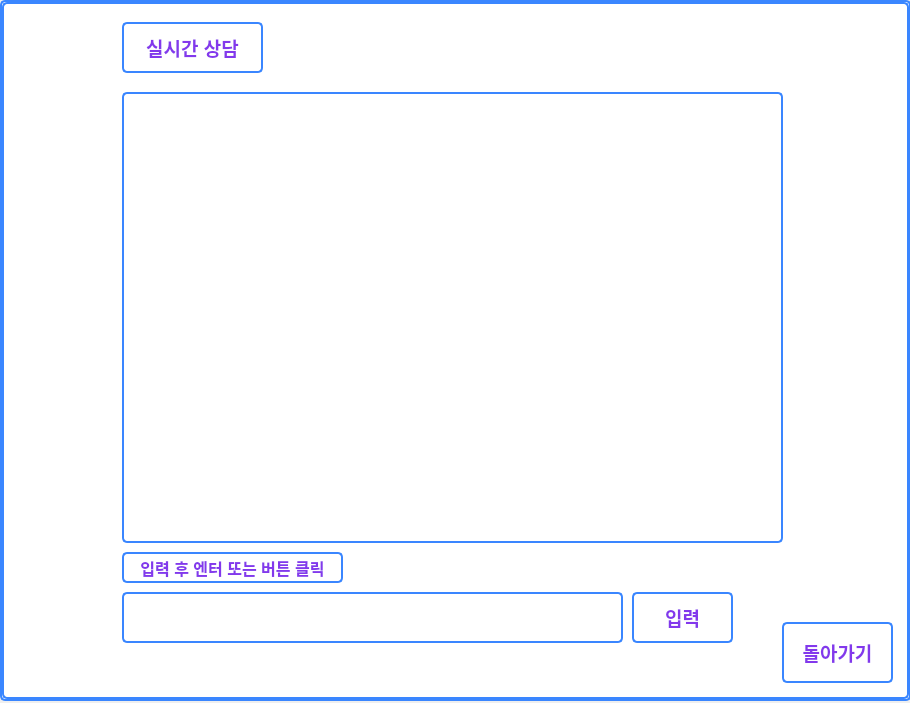
<?xml version="1.0" encoding="UTF-8"?>
<ui version="4.0">
 <class>MainWindow</class>
 <widget class="QMainWindow" name="MainWindow">
  <property name="geometry">
   <rect>
    <x>0</x>
    <y>0</y>
    <width>910</width>
    <height>703</height>
   </rect>
  </property>
  <property name="windowTitle">
   <string>MainWindow</string>
  </property>
  <widget class="QWidget" name="centralwidget">
   <widget class="QStackedWidget" name="stackedWidget">
    <property name="geometry">
     <rect>
      <x>0</x>
      <y>0</y>
      <width>911</width>
      <height>701</height>
     </rect>
    </property>
    <property name="styleSheet">
     <string notr="true">color: rgb(131, 56, 236);
	background-color: white;
	border: 2px solid rgb(58, 134, 255);
	border-radius: 5px;</string>
    </property>
    <property name="currentIndex">
     <number>4</number>
    </property>
    <widget class="QWidget" name="page">
     <widget class="QLabel" name="label">
      <property name="geometry">
       <rect>
        <x>380</x>
        <y>60</y>
        <width>151</width>
        <height>81</height>
       </rect>
      </property>
      <property name="font">
       <font>
        <pointsize>15</pointsize>
        <weight>75</weight>
        <bold>true</bold>
       </font>
      </property>
      <property name="styleSheet">
       <string notr="true">color: rgb(58, 134, 255);
	background-color: white;
	border: 2px solid rgb(58, 134, 255);
	border-radius: 5px;</string>
      </property>
      <property name="frameShape">
       <enum>QFrame::Panel</enum>
      </property>
      <property name="frameShadow">
       <enum>QFrame::Sunken</enum>
      </property>
      <property name="text">
       <string>항목 선택</string>
      </property>
      <property name="alignment">
       <set>Qt::AlignCenter</set>
      </property>
     </widget>
     <widget class="QPushButton" name="study_button">
      <property name="geometry">
       <rect>
        <x>80</x>
        <y>300</y>
        <width>141</width>
        <height>131</height>
       </rect>
      </property>
      <property name="font">
       <font>
        <pointsize>13</pointsize>
        <weight>75</weight>
        <bold>true</bold>
       </font>
      </property>
      <property name="styleSheet">
       <string notr="true">color: white;
	background-color: qlineargradient(spread:pad, x1:0, y1:0, x2:0.857143, y2:0.857955, stop:0 rgba(10, 242, 251, 255), stop:1 rgba(224, 6, 159, 255));
	border-radius: 20px;</string>
      </property>
      <property name="text">
       <string>학생관리</string>
      </property>
     </widget>
     <widget class="QPushButton" name="quiz_button">
      <property name="geometry">
       <rect>
        <x>290</x>
        <y>300</y>
        <width>141</width>
        <height>131</height>
       </rect>
      </property>
      <property name="font">
       <font>
        <pointsize>13</pointsize>
        <weight>75</weight>
        <bold>true</bold>
       </font>
      </property>
      <property name="styleSheet">
       <string notr="true">color: white;
	background-color:qlineargradient(spread:reflect, x1:0.5, y1:0.5, x2:1, y2:0.5, stop:0 rgba(255, 199, 0, 255), stop:1 rgba(192, 5, 67, 255));
	border-radius: 20px;</string>
      </property>
      <property name="text">
       <string>QUIZ
제출</string>
      </property>
     </widget>
     <widget class="QPushButton" name="chatroom_button">
      <property name="geometry">
       <rect>
        <x>700</x>
        <y>300</y>
        <width>131</width>
        <height>131</height>
       </rect>
      </property>
      <property name="font">
       <font>
        <pointsize>13</pointsize>
        <weight>75</weight>
        <bold>true</bold>
       </font>
      </property>
      <property name="styleSheet">
       <string notr="true">color: white;
background-color: QLinearGradient( x1: 0, y1: 0, x2: 0, y2: 1, stop: 0 #88d, stop: 0.1 #99e, stop: 0.49 #77c, stop: 0.5 #66b, stop: 1 #77c);


border-style: solid;
border-radius: 20;


</string>
      </property>
      <property name="text">
       <string>학생상담</string>
      </property>
     </widget>
     <widget class="QPushButton" name="question_button">
      <property name="geometry">
       <rect>
        <x>500</x>
        <y>300</y>
        <width>141</width>
        <height>131</height>
       </rect>
      </property>
      <property name="font">
       <font>
        <pointsize>13</pointsize>
        <weight>75</weight>
        <bold>true</bold>
       </font>
      </property>
      <property name="styleSheet">
       <string notr="true">color: white;
	background-color: qlineargradient(spread:pad, x1:0, y1:0, x2:1, y2:1, stop:0 rgba(255, 190, 11, 255), stop:1 rgba(251, 86, 7, 255));
	border-radius: 20px;</string>
      </property>
      <property name="text">
       <string>Q n A</string>
      </property>
     </widget>
    </widget>
    <widget class="QWidget" name="page_2">
     <widget class="QTableWidget" name="study_widget">
      <property name="geometry">
       <rect>
        <x>90</x>
        <y>90</y>
        <width>711</width>
        <height>481</height>
       </rect>
      </property>
      <property name="styleSheet">
       <string notr="true"/>
      </property>
      <column>
       <property name="text">
        <string>공룡명</string>
       </property>
      </column>
      <column>
       <property name="text">
        <string>생존시기</string>
       </property>
      </column>
      <column>
       <property name="text">
        <string>크기</string>
       </property>
      </column>
      <column>
       <property name="text">
        <string>체중</string>
       </property>
      </column>
      <column>
       <property name="text">
        <string>발견한 대륙</string>
       </property>
      </column>
      <column>
       <property name="text">
        <string>발견 상세지역</string>
       </property>
      </column>
      <column>
       <property name="text">
        <string>특징</string>
       </property>
      </column>
     </widget>
     <widget class="QLabel" name="label_2">
      <property name="geometry">
       <rect>
        <x>90</x>
        <y>20</y>
        <width>111</width>
        <height>51</height>
       </rect>
      </property>
      <property name="font">
       <font>
        <pointsize>14</pointsize>
        <weight>75</weight>
        <bold>true</bold>
       </font>
      </property>
      <property name="text">
       <string>학생관리</string>
      </property>
      <property name="alignment">
       <set>Qt::AlignCenter</set>
      </property>
     </widget>
     <widget class="QPushButton" name="back_button">
      <property name="geometry">
       <rect>
        <x>780</x>
        <y>620</y>
        <width>111</width>
        <height>61</height>
       </rect>
      </property>
      <property name="font">
       <font>
        <pointsize>14</pointsize>
        <weight>75</weight>
        <bold>true</bold>
       </font>
      </property>
      <property name="text">
       <string>돌아가기</string>
      </property>
     </widget>
    </widget>
    <widget class="QWidget" name="page_3">
     <widget class="QTextBrowser" name="quiz_browser">
      <property name="geometry">
       <rect>
        <x>120</x>
        <y>90</y>
        <width>661</width>
        <height>451</height>
       </rect>
      </property>
      <property name="font">
       <font>
        <pointsize>14</pointsize>
        <weight>75</weight>
        <bold>true</bold>
       </font>
      </property>
     </widget>
     <widget class="QPushButton" name="back_button_2">
      <property name="geometry">
       <rect>
        <x>780</x>
        <y>620</y>
        <width>111</width>
        <height>61</height>
       </rect>
      </property>
      <property name="font">
       <font>
        <pointsize>14</pointsize>
        <weight>75</weight>
        <bold>true</bold>
       </font>
      </property>
      <property name="text">
       <string>돌아가기</string>
      </property>
     </widget>
     <widget class="QLabel" name="label_3">
      <property name="geometry">
       <rect>
        <x>120</x>
        <y>20</y>
        <width>111</width>
        <height>51</height>
       </rect>
      </property>
      <property name="font">
       <font>
        <pointsize>14</pointsize>
        <weight>75</weight>
        <bold>true</bold>
       </font>
      </property>
      <property name="text">
       <string>QUIZ</string>
      </property>
      <property name="alignment">
       <set>Qt::AlignCenter</set>
      </property>
     </widget>
     <widget class="QLineEdit" name="quiz_line">
      <property name="geometry">
       <rect>
        <x>120</x>
        <y>590</y>
        <width>501</width>
        <height>51</height>
       </rect>
      </property>
      <property name="font">
       <font>
        <pointsize>14</pointsize>
        <weight>75</weight>
        <bold>true</bold>
       </font>
      </property>
     </widget>
     <widget class="QLabel" name="label_4">
      <property name="geometry">
       <rect>
        <x>120</x>
        <y>550</y>
        <width>221</width>
        <height>31</height>
       </rect>
      </property>
      <property name="font">
       <font>
        <pointsize>12</pointsize>
        <weight>75</weight>
        <bold>true</bold>
       </font>
      </property>
      <property name="text">
       <string>입력 후 버튼 클릭 또는 엔터</string>
      </property>
      <property name="alignment">
       <set>Qt::AlignCenter</set>
      </property>
     </widget>
     <widget class="QPushButton" name="pushButton">
      <property name="geometry">
       <rect>
        <x>630</x>
        <y>590</y>
        <width>101</width>
        <height>51</height>
       </rect>
      </property>
      <property name="font">
       <font>
        <pointsize>14</pointsize>
        <weight>75</weight>
        <bold>true</bold>
       </font>
      </property>
      <property name="styleSheet">
       <string notr="true"/>
      </property>
      <property name="text">
       <string>입력</string>
      </property>
     </widget>
    </widget>
    <widget class="QWidget" name="page_4">
     <widget class="QPushButton" name="back_button_3">
      <property name="geometry">
       <rect>
        <x>780</x>
        <y>620</y>
        <width>111</width>
        <height>61</height>
       </rect>
      </property>
      <property name="font">
       <font>
        <pointsize>14</pointsize>
        <weight>75</weight>
        <bold>true</bold>
       </font>
      </property>
      <property name="text">
       <string>돌아가기</string>
      </property>
     </widget>
     <widget class="QLabel" name="label_5">
      <property name="geometry">
       <rect>
        <x>120</x>
        <y>20</y>
        <width>141</width>
        <height>51</height>
       </rect>
      </property>
      <property name="font">
       <font>
        <pointsize>14</pointsize>
        <weight>75</weight>
        <bold>true</bold>
       </font>
      </property>
      <property name="text">
       <string>Q n A</string>
      </property>
      <property name="alignment">
       <set>Qt::AlignCenter</set>
      </property>
     </widget>
     <widget class="QTextBrowser" name="qna_browser">
      <property name="geometry">
       <rect>
        <x>120</x>
        <y>90</y>
        <width>661</width>
        <height>451</height>
       </rect>
      </property>
      <property name="font">
       <font>
        <pointsize>14</pointsize>
        <weight>75</weight>
        <bold>true</bold>
       </font>
      </property>
     </widget>
     <widget class="QLineEdit" name="qna_line">
      <property name="geometry">
       <rect>
        <x>120</x>
        <y>590</y>
        <width>501</width>
        <height>51</height>
       </rect>
      </property>
      <property name="font">
       <font>
        <pointsize>14</pointsize>
        <weight>75</weight>
        <bold>true</bold>
       </font>
      </property>
     </widget>
     <widget class="QLabel" name="label_6">
      <property name="geometry">
       <rect>
        <x>120</x>
        <y>550</y>
        <width>221</width>
        <height>31</height>
       </rect>
      </property>
      <property name="font">
       <font>
        <pointsize>12</pointsize>
        <weight>75</weight>
        <bold>true</bold>
       </font>
      </property>
      <property name="text">
       <string>입력 후 엔터 또는 버튼 클릭</string>
      </property>
      <property name="alignment">
       <set>Qt::AlignCenter</set>
      </property>
     </widget>
     <widget class="QPushButton" name="pushButton_2">
      <property name="geometry">
       <rect>
        <x>630</x>
        <y>590</y>
        <width>101</width>
        <height>51</height>
       </rect>
      </property>
      <property name="font">
       <font>
        <pointsize>14</pointsize>
        <weight>75</weight>
        <bold>true</bold>
       </font>
      </property>
      <property name="styleSheet">
       <string notr="true"/>
      </property>
      <property name="text">
       <string>등록</string>
      </property>
     </widget>
    </widget>
    <widget class="QWidget" name="page_5">
     <widget class="QLabel" name="label_7">
      <property name="geometry">
       <rect>
        <x>120</x>
        <y>20</y>
        <width>141</width>
        <height>51</height>
       </rect>
      </property>
      <property name="font">
       <font>
        <pointsize>14</pointsize>
        <weight>75</weight>
        <bold>true</bold>
       </font>
      </property>
      <property name="text">
       <string>실시간 상담</string>
      </property>
      <property name="alignment">
       <set>Qt::AlignCenter</set>
      </property>
     </widget>
     <widget class="QTextBrowser" name="counseling_browser">
      <property name="geometry">
       <rect>
        <x>120</x>
        <y>90</y>
        <width>661</width>
        <height>451</height>
       </rect>
      </property>
      <property name="font">
       <font>
        <pointsize>14</pointsize>
        <weight>75</weight>
        <bold>true</bold>
       </font>
      </property>
     </widget>
     <widget class="QLabel" name="label_8">
      <property name="geometry">
       <rect>
        <x>120</x>
        <y>550</y>
        <width>221</width>
        <height>31</height>
       </rect>
      </property>
      <property name="font">
       <font>
        <pointsize>12</pointsize>
        <weight>75</weight>
        <bold>true</bold>
       </font>
      </property>
      <property name="text">
       <string>입력 후 엔터 또는 버튼 클릭</string>
      </property>
      <property name="alignment">
       <set>Qt::AlignCenter</set>
      </property>
     </widget>
     <widget class="QLineEdit" name="counseling_line">
      <property name="geometry">
       <rect>
        <x>120</x>
        <y>590</y>
        <width>501</width>
        <height>51</height>
       </rect>
      </property>
      <property name="font">
       <font>
        <pointsize>14</pointsize>
        <weight>75</weight>
        <bold>true</bold>
       </font>
      </property>
     </widget>
     <widget class="QPushButton" name="pushButton_3">
      <property name="geometry">
       <rect>
        <x>630</x>
        <y>590</y>
        <width>101</width>
        <height>51</height>
       </rect>
      </property>
      <property name="font">
       <font>
        <pointsize>14</pointsize>
        <weight>75</weight>
        <bold>true</bold>
       </font>
      </property>
      <property name="styleSheet">
       <string notr="true"/>
      </property>
      <property name="text">
       <string>입력</string>
      </property>
     </widget>
     <widget class="QPushButton" name="back_button_4">
      <property name="geometry">
       <rect>
        <x>780</x>
        <y>620</y>
        <width>111</width>
        <height>61</height>
       </rect>
      </property>
      <property name="font">
       <font>
        <pointsize>14</pointsize>
        <weight>75</weight>
        <bold>true</bold>
       </font>
      </property>
      <property name="text">
       <string>돌아가기</string>
      </property>
     </widget>
    </widget>
   </widget>
  </widget>
 </widget>
 <resources/>
 <connections/>
</ui>
